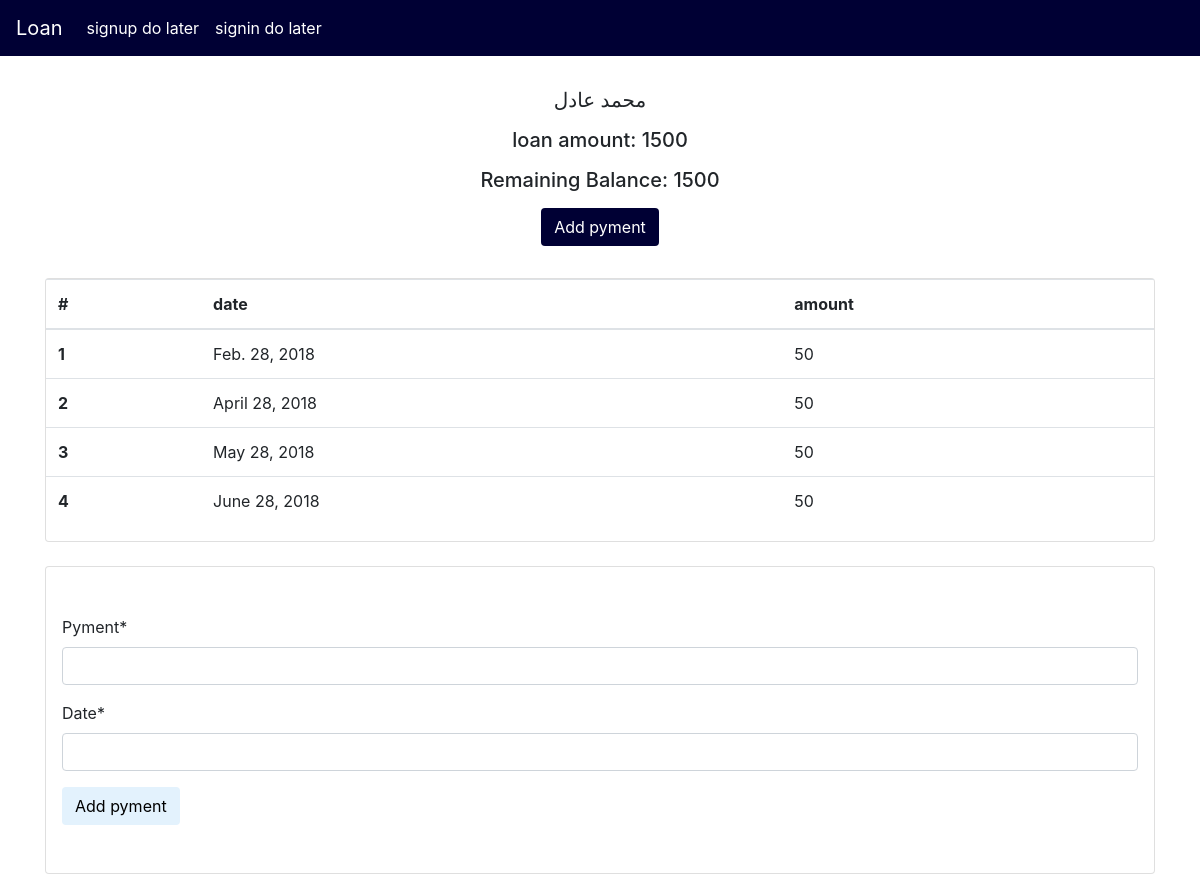
Page /pyments/1/ on the committed database.
### Loans/models.py (models this page shows, shortened)
class Loan(models.Model):
	participant = models.ForeignKey(Participants, on_delete=models.CASCADE, blank=True, null=True)
	loan_amount = models.IntegerField(default=0)
	hold_amount = models.IntegerField(default=0)
	profit_amount = models.IntegerField(default=0)
	date=models.DateField(blank=True, null=True)
	totla_loan_amount=models.IntegerField(default=0)
	paid_amount=models.IntegerField(default=0)

class Participants(models.Model):
	name = models.CharField(max_length=120)
	def __str__(self):
		return self.name

class Pyments(models.Model):
	loan=models.ForeignKey(Loan, on_delete=models.CASCADE)
	pyment=models.IntegerField()
	date=models.DateField()

### Loans/views.py (the view)
# urls.py: path('pyments/<int:Loan_id>/', views.pyment_list, name='pyment-list'),
def pyment_list(request, Loan_id):
	Loan_obj= Loan.objects.get(id=Loan_id)
	pyments= Pyments.objects.filter(loan=Loan_obj).order_by("date")
	total_loan=Loan_obj.loan_amount+Loan_obj.hold_amount+Loan_obj.profit_amount   # check if we need this
	remaining_amount=Loan_obj.totla_loan_amount-Loan_obj.paid_amount			  # check if we need this
	form = Pymentsform()
	context = {
		"loan_obj": Loan_obj,
		"pyments":pyments,
		"remaining_amount":remaining_amount,
		"form": form,
	}
	return render(request, 'pyment_list.html', context)

### Loans/forms.py
class Pymentsform(forms.ModelForm):
	class Meta:
		model = Pyments
		fields = ['pyment','date']

### Loans/templates/pyment_list.html (shortened to what this page needs)
{% extends "base.html" %}
{% block content %}
<div class ="row">
    <h5 class = "mx-auto my-2">{{loan_obj.participant}}</h5>
</div>
<div class ="row">
    <h5 class = "mx-auto my-2">loan amount: {{loan_obj.loan_amount}}</h5>
</div>
<div class ="row">
    <h5 class = "mx-auto my-2">Remaining Balance: {{remaining_amount}}</h5>
</div>
<div class ="row " >
    <a  href="#creat_form" class="btn mx-auto my-2" class="btn" style="background-color: #000034; color: white;">Add pyment</a>
</div>
<div class = "card my-4">
<table class="table">
  <thead>
    <tr>
      <th scope="col">#</th>
      <th scope="col">date</th>
      <th scope="col">amount</th>
    </tr>
  </thead>
  <tbody>
    {% for x in pyments %}
    <tr>
      <th scope="row">{{forloop.counter}}</th>
      <td>{{x.date}}</td>
      <td>{{x.pyment}}</td>
    </tr>
    {% endfor %}
  </tbody>
</table>
</div>
{% load crispy_forms_tags %}
<div id="creat_form" class="card my-3 px-3">
    <form class="my-5" action="{% url 'pyments-create' loan_obj.id %}" method="POST">
    {{form|crispy}}
    <input type="submit" value="Add pyment" class="btn mx-auto-auto" style="background-color: #e3f2fd; color: black;">
  </form>
</div>
{% endblock content %}

### rows in the picture
Loan: participant "محمد عادل", loan_amount "1500"
Pyments: date "Feb. 28, 2018", pyment "50"
Pyments: date "April 28, 2018", pyment "50"
Pyments: date "May 28, 2018", pyment "50"
Pyments: date "June 28, 2018", pyment "50"

### other values in the picture
{{ remaining_amount }} "1500"
